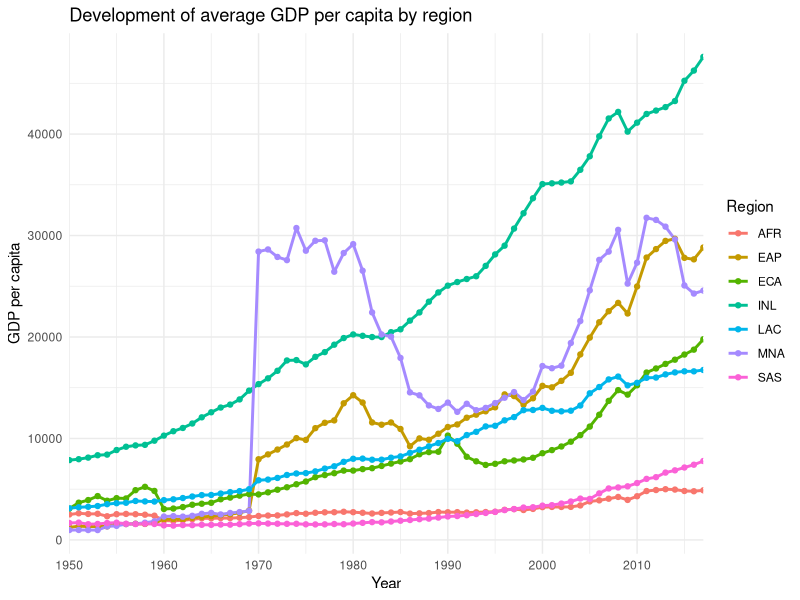

R code for this plot: (Note: this script raises an error after producing the figure.)
## ---- chunk 1
knitr::opts_chunk$set(echo = TRUE)
library(tidyverse)
library(readxl)
## ---- chunk 2
dat <- read_excel("dataset_1.xlsx")
## ---- chunk 3
# Use grep to filter columns by string
dat1 <- dat[,grep("gdp|countryname|Region", colnames(dat))]

# Use select to filter columns by index 
dat2 <- dat %>% select(c(1:70)) 


dat3 <- dat2 %>% group_by(Region) %>%
  # group_by() will apply all subsequent functions to 
  # specified/all columns except for the grouped-by one 
  # That is why the alternative will be c(2:69)
                  summarise_at(vars(starts_with("gdp")),
                  mean, na.rm = TRUE) %>% 
                  gather(Year, GDP, starts_with("gdp")) 
## ---- chunk 4

dat4 <- dat3 %>% mutate_at(vars(Year), ~gsub("gdp_pc", "", .))

## ---- chunk 5
library(lubridate)
dat4$Year <- ymd(dat4$Year, truncated = 2L)

base <- ggplot(dat4, aes(year(Year), y = GDP, col = Region)) + 
        scale_x_continuous("Year", 
        labels = as.character(seq(min(year(dat4$Year)),
        max(year(dat4$Year)), by = 10)), 
        breaks = seq(min(year(dat4$Year)), 
        max(year(dat4$Year)), by = 10), 
        expand=c(0,0))
## ---- chunk 6
base + geom_line(size = 1) +
  labs(title = "Development of average GDP per capita by region",
  x = "Year", y = "GDP per capita") +
  geom_point() + theme_minimal()
## ---- chunk 7
# Data wrangling 
dat_table <- dat %>% select(1:2, "gdp_pc1970", "gdp_pc2017") %>% 
  group_by(countryname) %>% 
  mutate(Growth_rate = ((gdp_pc2017 - gdp_pc1970)/gdp_pc1970)) %>% 
  ungroup() %>% 
  slice_max(10, Growth_rate) 

# Data presentation 
kable(dat5a, caption = "Top 10 countries with highest growth rates")
